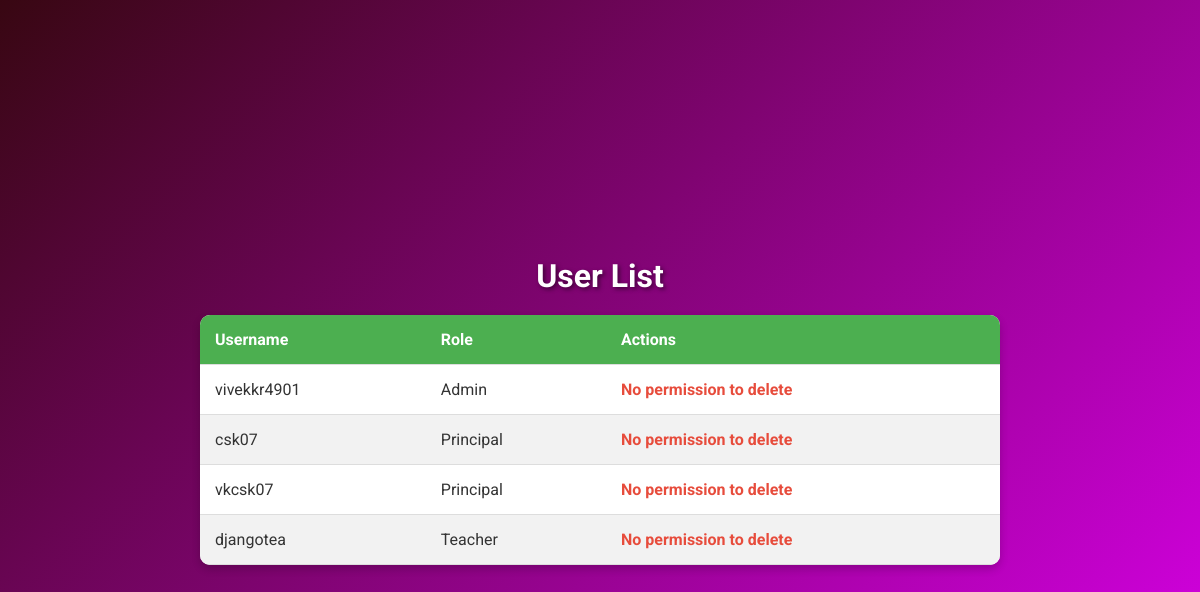
/users/ (signed in), run on an earlier commit of the app's database.
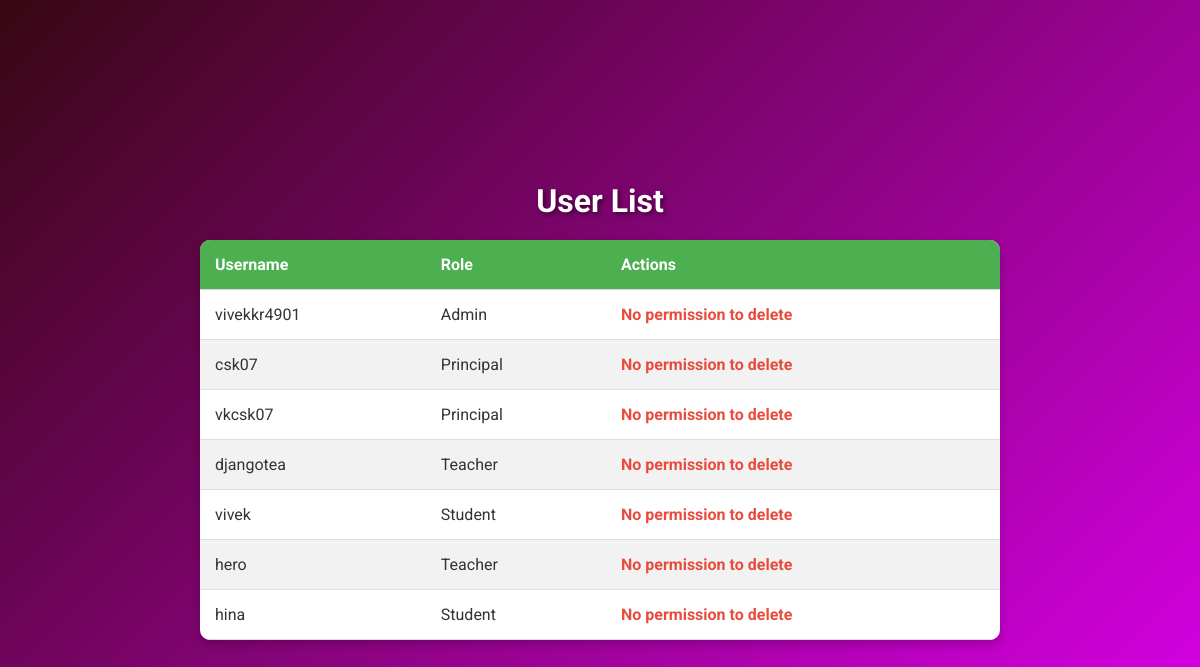
And on a later commit of the database.
### app/models.py (models this page shows, shortened)
class User(AbstractUser):
    first_name = models.CharField(max_length=200)
    last_name = models.CharField(max_length=200)
    class Role(models.TextChoices):
        ADMIN = "ADMIN", _('Admin')
        PRINCIPAL = "PRINCIPAL", _('Principal')
        STUDENT = "STUDENT", _('Student')
        TEACHER = "TEACHER", _('Teacher')
        WAITING = "WAITING", _('Waiting')
    base_role = Role.WAITING
    role = models.CharField(max_length=50, choices=Role.choices, default=base_role)

### app/views.py (the view)
# urls.py: path('users/', views.user_list, name='user_list'),
@login_required
def user_list(request):
    users = User.objects.all()
    return render(request, 'user_list.html', {'users': users})

### app/templatetags/custom_filters.py (called while the page is built)
@register.filter
def can_delete(request_user, target_user):
    if request_user.role == User.Role.PRINCIPAL:
        return target_user.role in [User.Role.TEACHER, User.Role.STUDENT]
    elif request_user.role == User.Role.TEACHER:
        return target_user.role == User.Role.STUDENT
    return False

### app/templates/user_list.html (shortened to what this page needs)
{% load custom_filters %}
<!DOCTYPE html>
<html>
<head>
</head>
<body>
    <h1>User List</h1>
    <table>
        <thead>
            <tr>
                <th>Username</th>
                <th>Role</th>
                <th>Actions</th>
            </tr>
        </thead>
        <tbody>
            {% for user in users %}
                <tr>
                    <td>{{ user.username }}</td>
                    <td>{{ user.get_role_display }}</td>
                    <td>
                        {% if request.user|can_delete:user %}
                            <form action="{% url 'delete_user' user.id %}" method="post">
                                {% csrf_token %}
                                <button type="submit">Delete</button>
                            </form>
                        {% else %}
                            <span>No permission to delete</span>
                        {% endif %}
                    </td>
                </tr>
            {% endfor %}
        </tbody>
    </table>
</body>
</html>

What changed in the data, as far as the page shows it:
added User: username "vivek", role "Student"
added User: username "hero", role "Teacher"
added User: username "hina", role "Student"
